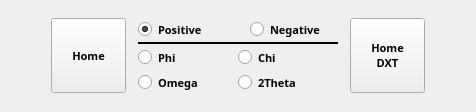
                   <widget class="QWidget" name="Homing_Panel">
                    <attribute name="title">
                     <string>Homing Panel</string>
                    </attribute>
                    <layout class="QHBoxLayout" name="horizontalLayout_6">
                     <item>
                      <spacer name="horizontalSpacer_12">
                       <property name="font">
                        <font>
                         <family>AU Passata</family>
                         <pointsize>8</pointsize>
                         <weight>75</weight>
                         <bold>true</bold>
                        </font>
                       </property>
                       <property name="orientation">
                        <enum>Qt::Horizontal</enum>
                       </property>
                       <property name="sizeHint" stdset="0">
                        <size>
                         <width>40</width>
                         <height>20</height>
                        </size>
                       </property>
                      </spacer>
                     </item>
                     <item>
                      <widget class="QToolButton" name="btn_home_axis">
                       <property name="minimumSize">
                        <size>
                         <width>75</width>
                         <height>75</height>
                        </size>
                       </property>
                       <property name="font">
                        <font>
                         <family>AU Passata</family>
                         <pointsize>8</pointsize>
                         <weight>75</weight>
                         <bold>true</bold>
                        </font>
                       </property>
                       <property name="focusPolicy">
                        <enum>Qt::NoFocus</enum>
                       </property>
                       <property name="statusTip">
                        <string>Click to home selected axis</string>
                       </property>
                       <property name="text">
                        <string>Home</string>
                       </property>
                      </widget>
                     </item>
                     <item>
                      <layout class="QGridLayout" name="gridLayout" columnstretch="0,0">
                       <property name="leftMargin">
                        <number>6</number>
                       </property>
                       <property name="topMargin">
                        <number>6</number>
                       </property>
                       <property name="rightMargin">
                        <number>6</number>
                       </property>
                       <property name="bottomMargin">
                        <number>6</number>
                       </property>
                       <property name="spacing">
                        <number>0</number>
                       </property>
                       <item row="3" column="1">
                        <widget class="QRadioButton" name="home_tth_rdo">
                         <property name="sizePolicy">
                          <sizepolicy hsizetype="Fixed" vsizetype="Fixed">
                           <horstretch>0</horstretch>
                           <verstretch>0</verstretch>
                          </sizepolicy>
                         </property>
                         <property name="minimumSize">
                          <size>
                           <width>100</width>
                           <height>25</height>
                          </size>
                         </property>
                         <property name="font">
                          <font>
                           <family>AU Passata</family>
                           <pointsize>8</pointsize>
                           <weight>75</weight>
                           <bold>true</bold>
                          </font>
                         </property>
                         <property name="focusPolicy">
                          <enum>Qt::NoFocus</enum>
                         </property>
                         <property name="statusTip">
                          <string>Check to select 2Theta axis</string>
                         </property>
                         <property name="text">
                          <string>2Theta</string>
                         </property>
                        </widget>
                       </item>
                       <item row="2" column="1">
                        <widget class="QRadioButton" name="home_chi_rdo">
                         <property name="sizePolicy">
                          <sizepolicy hsizetype="Fixed" vsizetype="Fixed">
                           <horstretch>0</horstretch>
                           <verstretch>0</verstretch>
                          </sizepolicy>
                         </property>
                         <property name="minimumSize">
                          <size>
                           <width>100</width>
                           <height>25</height>
                          </size>
                         </property>
                         <property name="font">
                          <font>
                           <family>AU Passata</family>
                           <pointsize>8</pointsize>
                           <weight>75</weight>
                           <bold>true</bold>
                          </font>
                         </property>
                         <property name="focusPolicy">
                          <enum>Qt::NoFocus</enum>
                         </property>
                         <property name="statusTip">
                          <string>Check to select Chi axis</string>
                         </property>
                         <property name="text">
                          <string>Chi</string>
                         </property>
                        </widget>
                       </item>
                       <item row="2" column="0">
                        <widget class="QRadioButton" name="home_phi_rdo">
                         <property name="sizePolicy">
                          <sizepolicy hsizetype="Fixed" vsizetype="Fixed">
                           <horstretch>0</horstretch>
                           <verstretch>0</verstretch>
                          </sizepolicy>
                         </property>
                         <property name="minimumSize">
                          <size>
                           <width>100</width>
                           <height>25</height>
                          </size>
                         </property>
                         <property name="font">
                          <font>
                           <family>AU Passata</family>
                           <pointsize>8</pointsize>
                           <weight>75</weight>
                           <bold>true</bold>
                          </font>
                         </property>
                         <property name="focusPolicy">
                          <enum>Qt::NoFocus</enum>
                         </property>
                         <property name="statusTip">
                          <string>Check to select Phi axis</string>
                         </property>
                         <property name="text">
                          <string>Phi</string>
                         </property>
                        </widget>
                       </item>
                       <item row="0" column="0">
                        <widget class="QRadioButton" name="home_pos_rdo">
                         <property name="sizePolicy">
                          <sizepolicy hsizetype="Fixed" vsizetype="Fixed">
                           <horstretch>0</horstretch>
                           <verstretch>0</verstretch>
                          </sizepolicy>
                         </property>
                         <property name="minimumSize">
                          <size>
                           <width>50</width>
                           <height>25</height>
                          </size>
                         </property>
                         <property name="font">
                          <font>
                           <family>AU Passata</family>
                           <pointsize>8</pointsize>
                           <weight>75</weight>
                           <bold>true</bold>
                          </font>
                         </property>
                         <property name="focusPolicy">
                          <enum>Qt::NoFocus</enum>
                         </property>
                         <property name="statusTip">
                          <string>Set to perform homing sequence in positive directions</string>
                         </property>
                         <property name="text">
                          <string>Positive</string>
                         </property>
                         <property name="checked">
                          <bool>true</bool>
                         </property>
                        </widget>
                       </item>
                       <item row="3" column="0">
                        <widget class="QRadioButton" name="home_omg_rdo">
                         <property name="sizePolicy">
                          <sizepolicy hsizetype="Fixed" vsizetype="Fixed">
                           <horstretch>0</horstretch>
                           <verstretch>0</verstretch>
                          </sizepolicy>
                         </property>
                         <property name="minimumSize">
                          <size>
                           <width>100</width>
                           <height>25</height>
                          </size>
                         </property>
                         <property name="font">
                          <font>
                           <family>AU Passata</family>
                           <pointsize>8</pointsize>
                           <weight>75</weight>
                           <bold>true</bold>
                          </font>
                         </property>
                         <property name="focusPolicy">
                          <enum>Qt::NoFocus</enum>
                         </property>
                         <property name="statusTip">
                          <string>Check to select Omega axis</string>
                         </property>
                         <property name="text">
                          <string>Omega</string>
                         </property>
                        </widget>
                       </item>
                       <item row="0" column="1" alignment="Qt::AlignHCenter|Qt::AlignVCenter">
                        <widget class="QRadioButton" name="home_neg_rdo">
                         <property name="sizePolicy">
                          <sizepolicy hsizetype="Fixed" vsizetype="Fixed">
                           <horstretch>0</horstretch>
                           <verstretch>0</verstretch>
                          </sizepolicy>
                         </property>
                         <property name="minimumSize">
                          <size>
                           <width>50</width>
                           <height>25</height>
                          </size>
                         </property>
                         <property name="font">
                          <font>
                           <family>AU Passata</family>
                           <pointsize>8</pointsize>
                           <weight>75</weight>
                           <bold>true</bold>
                          </font>
                         </property>
                         <property name="focusPolicy">
                          <enum>Qt::NoFocus</enum>
                         </property>
                         <property name="statusTip">
                          <string>Set to perform homing sequence in negative directions</string>
                         </property>
                         <property name="text">
                          <string>Negative</string>
                         </property>
                        </widget>
                       </item>
                       <item row="1" column="0" colspan="2">
                        <widget class="Line" name="line_7">
                         <property name="font">
                          <font>
                           <family>AU Passata</family>
                           <pointsize>8</pointsize>
                           <weight>75</weight>
                           <bold>true</bold>
                          </font>
                         </property>
                         <property name="frameShadow">
                          <enum>QFrame::Plain</enum>
                         </property>
                         <property name="lineWidth">
                          <number>2</number>
                         </property>
                         <property name="orientation">
                          <enum>Qt::Horizontal</enum>
                         </property>
                        </widget>
                       </item>
                      </layout>
                     </item>
                     <item>
                      <widget class="QToolButton" name="btn_home_dxt">
                       <property name="minimumSize">
                        <size>
                         <width>75</width>
                         <height>75</height>
                        </size>
                       </property>
                       <property name="font">
                        <font>
                         <family>AU Passata</family>
                         <pointsize>8</pointsize>
                         <weight>75</weight>
                         <bold>true</bold>
                        </font>
                       </property>
                       <property name="text">
                        <string>Home
DXT</string>
                       </property>
                      </widget>
                     </item>
                     <item>
                      <spacer name="horizontalSpacer_13">
                       <property name="font">
                        <font>
                         <family>AU Passata</family>
                         <pointsize>8</pointsize>
                         <weight>75</weight>
                         <bold>true</bold>
                        </font>
                       </property>
                       <property name="orientation">
                        <enum>Qt::Horizontal</enum>
                       </property>
                       <property name="sizeHint" stdset="0">
                        <size>
                         <width>40</width>
                         <height>20</height>
                        </size>
                       </property>
                      </spacer>
                     </item>
                    </layout>
                   </widget>
